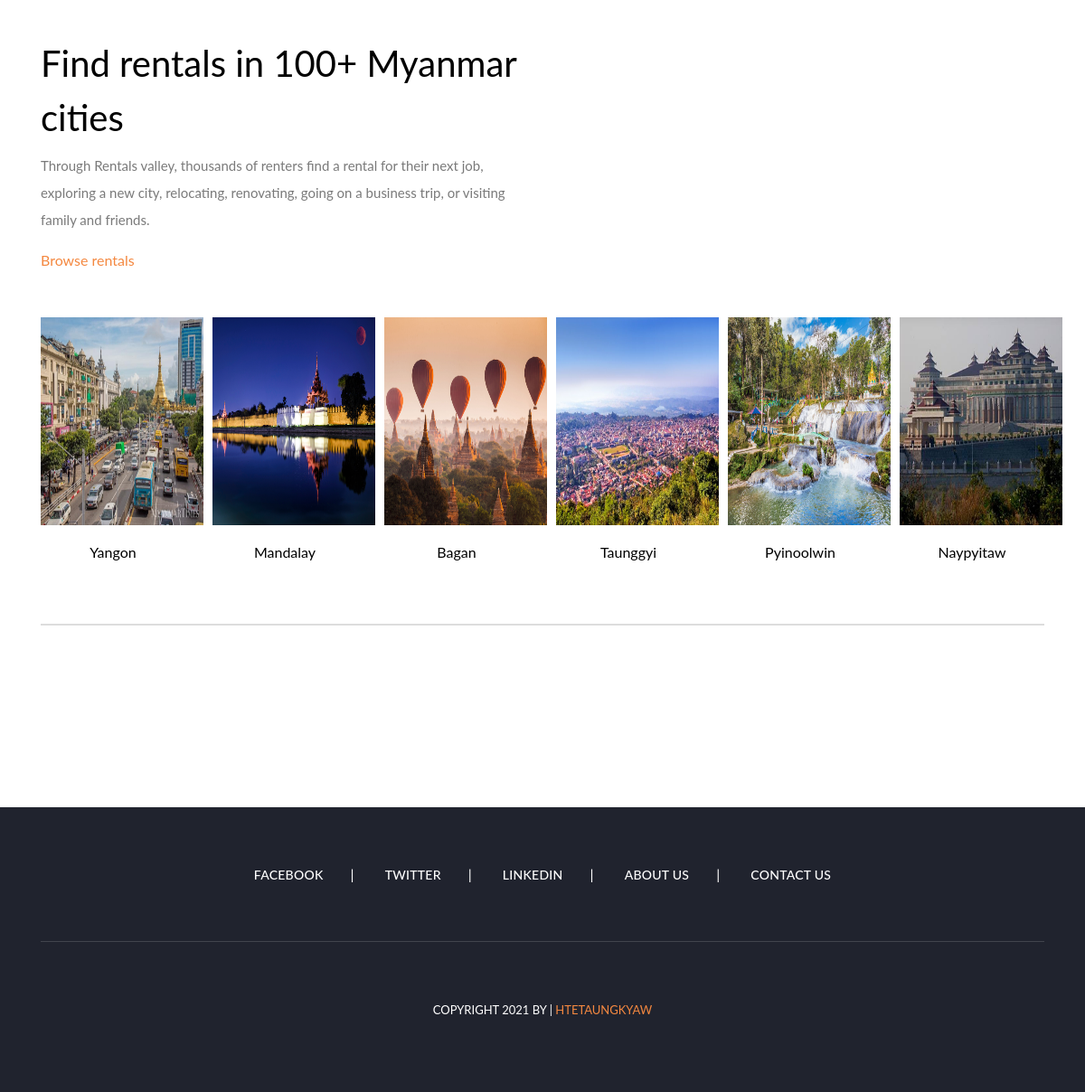
Before: / (lower part) with the older database file.
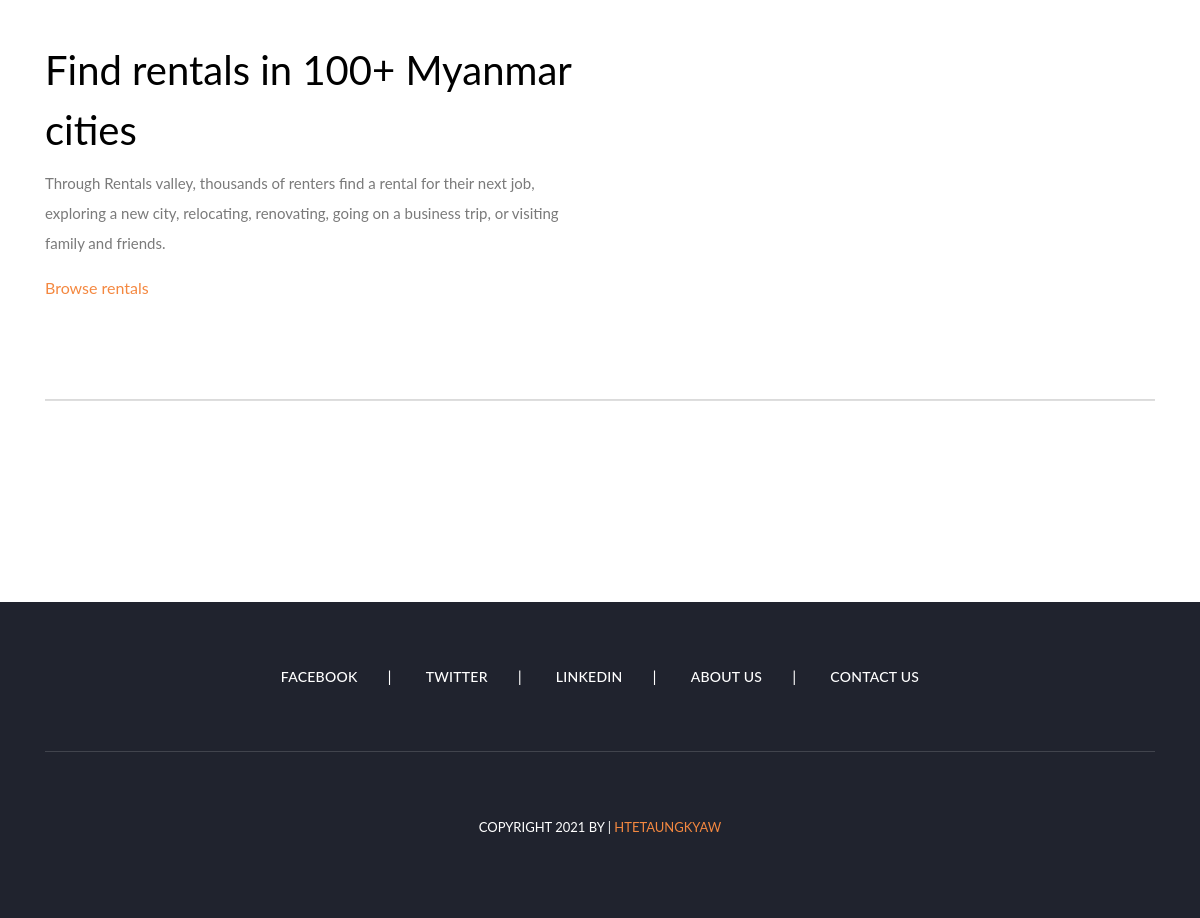
After: the same page with the newer database file.
### main.py (models this page shows)
class Category(db.Model):
    __tablename__ = "category"
    id = db.Column(db.Integer,primary_key=True)
    image = db.Column(db.String(100),nullable=False)
    name = db.Column(db.String(100),nullable=False)

### main.py (the view)
@app.route('/')
def home():
    categories = Category.query.all()
    post = Post.query.all()
    return render_template('index.html',posts=post,categories=categories)

### templates/index.html (shortened to what this page needs)
{% include 'header.html' %}
      <div class="container">
    <div class="main-banner header-text ">
        <div class="row third">
          <div class="col-lg-6">
              <h1>Find rentals in 100+ Myanmar cities</h1>
  <p>Through Rentals valley, thousands of renters find a rental for their next job, exploring a new city, relocating, renovating, going on a business trip, or visiting family and friends.</p>
            <a href="{{ url_for('rentals') }}" style="color:#F48840;">Browse rentals</a>
          </div>
          <div class="col-lg-6"></div>
        </div>
      </div>
    </div>
<div class="container mt-5 ">
        <div class="row mt-3 ">
              {% for cat in categories %}
            <div class=" col-xl-2 col-lg-4 col-md-4 col-sm-5 text-center">
<a href="{{ url_for('cat',id=cat.id) }}" style="color:black">
                 <img src="../static/assets/images/upload/{{cat.image}}"  style="width:180px;height:230px" class="imagedesign">
                <div class="mt-3 mb-3">
                       {{cat.name}}
                </div>
</a>
            </div>
            {% endfor %}
        </div>
</div>
<div class="container mt-5">
    <hr>
</div>
        <section class="blog-posts grid-system">
      <div class="container">
        <div class="row">
          <div class="col-lg-12">
          </div>
        </div>
      </div>
    </section>
{% include 'footer.html' %}

### templates/header.html (shortened to what this page needs)
<!DOCTYPE html>
<html lang="en">
  <head>
<link href="https://cdn.jsdelivr.net/npm/bootstrap@5.0.2/dist/css/bootstrap.min.css" rel="stylesheet">
    <link href="../static/vendor/bootstrap/css/bootstrap.min.css" rel="stylesheet">
    <link rel="stylesheet" href="../static/assets/css/fontawesome.css">
    <link rel="stylesheet" href="../static/assets/css/templatemo-stand-blog.css">
    <link rel="stylesheet" href="../static/assets/css/owl.css">
    <link rel="stylesheet" href="../static/assets/css/style.css">
    <link rel="stylesheet" href="../static/assets/css/responsive.css">
     <link rel="stylesheet" href="../static/assets/scss/style.scss">
  </head>
  <body>

### templates/footer.html (shortened to what this page needs)
    <footer>
      <div class="container">
        <div class="row">
          <div class="col-lg-12">
            <ul class="social-icons">
              <li><a href="https://www.facebook.com/htet.aungkyaw.33234/">Facebook</a></li>
              <li><a href="https://twitter.com/HtetAun21531056">Twitter</a></li>
              <li><a href="https://www.linkedin.com/in/htet-aung-kyaw-9a77271a7/">Linkedin</a></li>
              <li><a href="{{ url_for('about') }}">About us</a></li>
              <li><a href="{{ url_for('contact') }}">Contact us</a></li>
            </ul>
          </div>
          <div class="col-lg-12">
            <div class="copyright-text">
              <p>Copyright 2021 by
                 |  <a href="https://htetaungkyaw.netlify.app/" target="_blank">Htetaungkyaw</a></p>
            </div>
          </div>
        </div>
      </div>
    </footer>
  </body>
</html>

### static/assets/css/templatemo-stand-blog.css (style rules this page uses)
body { font-family: 'Roboto', sans-serif; overflow-x: hidden; text-rendering: optimizeLegibility; -webkit-font-smoothing: antialiased; -moz-osx-font-smoothing: grayscale; background-color:white; }
p { margin-bottom: 0px; font-size: 15px; font-weight: 400; color: #7a7a7a; line-height: 30px; }
a { text-decoration: none!important; }
ul { padding: 0; margin: 0; list-style: none; }
h1,h2,h3,h4,h5,h6 { margin: 0px; }
.blog-posts { margin-top: 100px; }
footer { margin-top: 100px; text-align: center; background-color: #20232e; padding: 60px 0px; }
footer ul.social-icons { padding-bottom: 60px; margin-bottom: 60px; border-bottom: 1px solid rgba(250,250,250,0.15); }
footer ul.social-icons li { display: inline-block; margin-right: 30px; }
footer ul.social-icons li:after { content: "|"; color: #fff; margin-left: 30px; }
footer ul.social-icons li:last-child { margin-right: 0px; }
footer ul.social-icons li:last-child::after { display: none; }
footer ul.social-icons li a { font-size: 14px; text-transform: uppercase; color: #fff; font-weight: 500; letter-spacing: 0.25px; transition: all .3s; }
footer p { font-size: 13px; text-transform: uppercase; color: #fff; }
footer p a { color: #f48840; }

Changed rows visible on the page:
removed Category: image (picture), name "Yangon"
removed Category: image (picture), name "Mandalay"
removed Category: image (picture), name "Bagan"
removed Category: image (picture), name "Taunggyi"
removed Category: image (picture), name "Pyinoolwin"
removed Category: image (picture), name "Naypyitaw"
